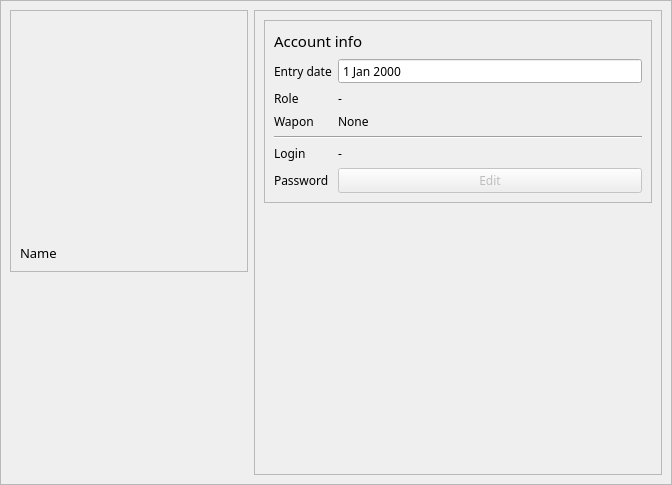
<?xml version="1.0" encoding="UTF-8"?>
<ui version="4.0">
 <class>Profile</class>
 <widget class="QWidget" name="Profile">
  <property name="geometry">
   <rect>
    <x>0</x>
    <y>0</y>
    <width>672</width>
    <height>444</height>
   </rect>
  </property>
  <property name="font">
   <font>
    <family>JetBrains Mono</family>
   </font>
  </property>
  <property name="windowTitle">
   <string>Form</string>
  </property>
  <layout class="QGridLayout" name="gridLayout">
   <property name="leftMargin">
    <number>0</number>
   </property>
   <property name="topMargin">
    <number>0</number>
   </property>
   <property name="rightMargin">
    <number>0</number>
   </property>
   <property name="bottomMargin">
    <number>0</number>
   </property>
   <property name="spacing">
    <number>0</number>
   </property>
   <item row="1" column="1">
    <widget class="QFrame" name="frame_2">
     <property name="frameShape">
      <enum>QFrame::StyledPanel</enum>
     </property>
     <property name="frameShadow">
      <enum>QFrame::Raised</enum>
     </property>
     <layout class="QGridLayout" name="gridLayout_2">
      <item row="2" column="0">
       <spacer name="verticalSpacer">
        <property name="orientation">
         <enum>Qt::Vertical</enum>
        </property>
        <property name="sizeHint" stdset="0">
         <size>
          <width>20</width>
          <height>40</height>
         </size>
        </property>
       </spacer>
      </item>
      <item row="0" column="1" rowspan="3">
       <widget class="QFrame" name="frame_3">
        <property name="frameShape">
         <enum>QFrame::StyledPanel</enum>
        </property>
        <property name="frameShadow">
         <enum>QFrame::Raised</enum>
        </property>
        <layout class="QGridLayout" name="gridLayout_3">
         <item row="0" column="0">
          <widget class="QFrame" name="frame">
           <property name="frameShape">
            <enum>QFrame::StyledPanel</enum>
           </property>
           <property name="frameShadow">
            <enum>QFrame::Raised</enum>
           </property>
           <layout class="QFormLayout" name="formLayout">
            <item row="2" column="0">
             <widget class="QLabel" name="label_4">
              <property name="text">
               <string>Role</string>
              </property>
             </widget>
            </item>
            <item row="2" column="1">
             <widget class="QLabel" name="roleValue">
              <property name="text">
               <string>-</string>
              </property>
             </widget>
            </item>
            <item row="3" column="0">
             <widget class="QLabel" name="waponLabel">
              <property name="text">
               <string>Wapon</string>
              </property>
             </widget>
            </item>
            <item row="3" column="1">
             <widget class="QLabel" name="waponValue">
              <property name="text">
               <string>None</string>
              </property>
             </widget>
            </item>
            <item row="5" column="0">
             <widget class="QLabel" name="label_8">
              <property name="text">
               <string>Login</string>
              </property>
             </widget>
            </item>
            <item row="5" column="1">
             <widget class="QLabel" name="loginValue">
              <property name="text">
               <string>-</string>
              </property>
             </widget>
            </item>
            <item row="4" column="0" colspan="2">
             <widget class="Line" name="line">
              <property name="orientation">
               <enum>Qt::Horizontal</enum>
              </property>
             </widget>
            </item>
            <item row="6" column="0">
             <widget class="QLabel" name="label_10">
              <property name="text">
               <string>Password</string>
              </property>
             </widget>
            </item>
            <item row="6" column="1">
             <widget class="QPushButton" name="editPasswordBtn">
              <property name="enabled">
               <bool>false</bool>
              </property>
              <property name="text">
               <string>Edit</string>
              </property>
             </widget>
            </item>
            <item row="1" column="0">
             <widget class="QLabel" name="label_3">
              <property name="text">
               <string>Entry date</string>
              </property>
             </widget>
            </item>
            <item row="1" column="1">
             <widget class="QDateEdit" name="entryDate">
              <property name="readOnly">
               <bool>true</bool>
              </property>
              <property name="buttonSymbols">
               <enum>QAbstractSpinBox::NoButtons</enum>
              </property>
              <property name="keyboardTracking">
               <bool>false</bool>
              </property>
             </widget>
            </item>
            <item row="0" column="0" colspan="2">
             <widget class="QLabel" name="label">
              <property name="font">
               <font>
                <family>JetBrains Mono</family>
                <pointsize>11</pointsize>
               </font>
              </property>
              <property name="text">
               <string>Account info</string>
              </property>
             </widget>
            </item>
           </layout>
          </widget>
         </item>
         <item row="1" column="0">
          <spacer name="verticalSpacer_2">
           <property name="orientation">
            <enum>Qt::Vertical</enum>
           </property>
           <property name="sizeHint" stdset="0">
            <size>
             <width>20</width>
             <height>40</height>
            </size>
           </property>
          </spacer>
         </item>
        </layout>
       </widget>
      </item>
      <item row="0" column="0" rowspan="2">
       <widget class="QFrame" name="frame_4">
        <property name="sizePolicy">
         <sizepolicy hsizetype="Fixed" vsizetype="Fixed">
          <horstretch>0</horstretch>
          <verstretch>0</verstretch>
         </sizepolicy>
        </property>
        <property name="frameShape">
         <enum>QFrame::StyledPanel</enum>
        </property>
        <property name="frameShadow">
         <enum>QFrame::Raised</enum>
        </property>
        <layout class="QVBoxLayout" name="verticalLayout_2">
         <item>
          <widget class="QLabel" name="personaImage">
           <property name="sizePolicy">
            <sizepolicy hsizetype="Fixed" vsizetype="Fixed">
             <horstretch>0</horstretch>
             <verstretch>0</verstretch>
            </sizepolicy>
           </property>
           <property name="minimumSize">
            <size>
             <width>218</width>
             <height>218</height>
            </size>
           </property>
           <property name="frameShape">
            <enum>QFrame::NoFrame</enum>
           </property>
           <property name="text">
            <string/>
           </property>
          </widget>
         </item>
         <item>
          <widget class="QLabel" name="personaName">
           <property name="font">
            <font>
             <family>Monaco</family>
             <pointsize>10</pointsize>
            </font>
           </property>
           <property name="text">
            <string>Name</string>
           </property>
          </widget>
         </item>
        </layout>
       </widget>
      </item>
     </layout>
    </widget>
   </item>
  </layout>
 </widget>
 <resources/>
 <connections/>
</ui>
